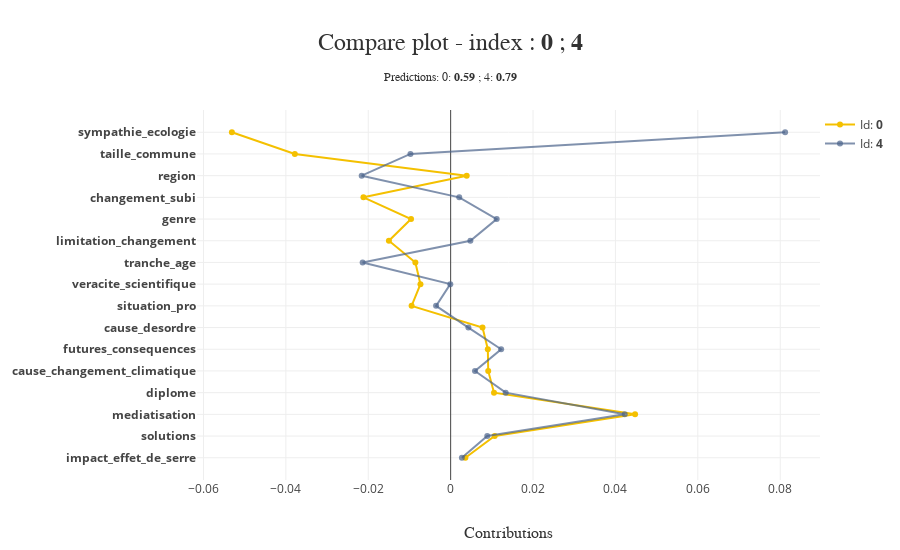

Write notebook code for a chart like this one.
### Code cell
xpl_framaform.plot.compare_plot(index=[df_framaform_reduit.index[0], df_framaform_reduit.index[4]])

### Figure 1 — Plotly figure (JSON) as saved in the notebook; plotly's stock layout.template omitted (floating-point values rounded to 4 significant figures)
{"data": [{"hoverinfo": "text", "hovertext": ["Id: <b>0</b><br /><b>impact_effet_de_serre</b> <br />Contribution: 0.0036 <br />Value: certitude_scientifique", "Id: <b>0</b><br /><b>solutions</b> <br />Contribution: 0.0107 <br />Value: changer", "Id: <b>0</b><br /><b>mediatisation</b> <br />Contribution: 0.0448 <br />Value: On n'en parle pas assez", "Id: <b>0</b><br /><b>diplome</b> <br />Contribution: 0.0105 <br />Value: missing", "Id: <b>0</b><br /><b>cause_changement_climatique</b> <br />Contribution: 0.0091 <br />Value: activites_humaines", "Id: <b>0</b><br /><b>futures_consequences</b> <br />Contribution: 0.0090 <br />Value: Les conditions de vie deviendront extrêmement<br />pénibles à cause des dérèglements climatiques", "Id: <b>0</b><br /><b>cause_desordre</b> <br />Contribution: 0.0077 <br />Value: certitudes_causes", "Id: <b>0</b><br /><b>situation_pro</b> <br />Contribution: -0.0095 <br />Value: ...êtes apprenti", "Id: <b>0</b><br /><b>veracite_scientifique</b> <br />Contribution: -0.0073 <br />Value: evalue_correctement", "Id: <b>0</b><br /><b>tranche_age</b> <br />Contribution: -0.0086 <br />Value: 18-24 ans", "Id: <b>0</b><br /><b>limitation_changement</b> <br />Contribution: -0.0150 <br />Value: Non, probablement pas", "Id: <b>0</b><br /><b>genre</b> <br />Contribution: -0.0096 <br />Value: Une femme", "Id: <b>0</b><br /><b>changement_subi</b> <br />Contribution: -0.0212 <br />Value: Non, jamais", "Id: <b>0</b><br /><b>region</b> <br />Contribution: 0.0039 <br />Value: Pays de la Loire", "Id: <b>0</b><br /><b>taille_commune</b> <br />Contribution: -0.0378 <br />Value: En zone rurale", "Id: <b>0</b><br /><b>sympathie_ecologie</b> <br />Contribution: -0.0531 <br />Value: peu"], "marker": {"color": "rgba(244, 192, 0, 1.0)"}, "mode": "lines+markers", "name": "Id: <b>0</b>", "showlegend": true, "type": "scatter", "x": [0.00358, 0.01068, 0.04477, 0.01053, 0.009118, 0.009025, 0.007736, -0.009477, -0.007331, -0.008559, -0.01499, -0.009615, -0.02116, 0.003899, -0.03782, -0.0531], "y": ["<b>impact_effet_de_serre</b>", "<b>solutions</b>", "<b>mediatisation</b>", "<b>diplome</b>", "<b>cause_changement_climatique</b>", "<b>futures_consequences</b>", "<b>cause_desordre</b>", "<b>situation_pro</b>", "<b>veracite_scientifique</b>", "<b>tranche_age</b>", "<b>limitation_changement</b>", "<b>genre</b>", "<b>changement_subi</b>", "<b>region</b>", "<b>taille_commune</b>", "<b>sympathie_ecologie</b>"]}, {"hoverinfo": "text", "hovertext": ["Id: <b>4</b><br /><b>impact_effet_de_serre</b> <br />Contribution: 0.0027 <br />Value: certitude_scientifique", "Id: <b>4</b><br /><b>solutions</b> <br />Contribution: 0.0089 <br />Value: changer", "Id: <b>4</b><br /><b>mediatisation</b> <br />Contribution: 0.0422 <br />Value: On n'en parle pas assez", "Id: <b>4</b><br /><b>diplome</b> <br />Contribution: 0.0134 <br />Value: missing", "Id: <b>4</b><br /><b>cause_changement_climatique</b> <br />Contribution: 0.0059 <br />Value: activites_humaines", "Id: <b>4</b><br /><b>futures_consequences</b> <br />Contribution: 0.0123 <br />Value: Les conditions de vie deviendront extrêmement<br />pénibles à cause des dérèglements climatiques", "Id: <b>4</b><br /><b>cause_desordre</b> <br />Contribution: 0.0043 <br />Value: certitudes_causes", "Id: <b>4</b><br /><b>situation_pro</b> <br />Contribution: -0.0035 <br />Value: ...êtes apprenti", "Id: <b>4</b><br /><b>veracite_scientifique</b> <br />Contribution: -0.0001 <br />Value: evalue_correctement", "Id: <b>4</b><br /><b>tranche_age</b> <br />Contribution: -0.0214 <br />Value: 18-24 ans", "Id: <b>4</b><br /><b>limitation_changement</b> <br />Contribution: 0.0048 <br />Value: Oui, probablement", "Id: <b>4</b><br /><b>genre</b> <br />Contribution: 0.0112 <br />Value: Un homme", "Id: <b>4</b><br /><b>changement_subi</b> <br />Contribution: 0.0021 <br />Value: Non, rarement", "Id: <b>4</b><br /><b>region</b> <br />Contribution: -0.0216 <br />Value: Aquitaine - Limousin - Poitou - Charente", "Id: <b>4</b><br /><b>taille_commune</b> <br />Contribution: -0.0098 <br />Value: Dans une ville de 2000 à moins de 20.000 habitants", "Id: <b>4</b><br /><b>sympathie_ecologie</b> <br />Contribution: 0.0812 <br />Value: beaucoup"], "marker": {"color": "rgba(74, 99, 138, 0.7)"}, "mode": "lines+markers", "name": "Id: <b>4</b>", "showlegend": true, "type": "scatter", "x": [0.002726, 0.008886, 0.04224, 0.01336, 0.00591, 0.01226, 0.004308, -0.003535, -8.474e-05, -0.02136, 0.004793, 0.01117, 0.002084, -0.02159, -0.00976, 0.08118], "y": ["<b>impact_effet_de_serre</b>", "<b>solutions</b>", "<b>mediatisation</b>", "<b>diplome</b>", "<b>cause_changement_climatique</b>", "<b>futures_consequences</b>", "<b>cause_desordre</b>", "<b>situation_pro</b>", "<b>veracite_scientifique</b>", "<b>tranche_age</b>", "<b>limitation_changement</b>", "<b>genre</b>", "<b>changement_subi</b>", "<b>region</b>", "<b>taille_commune</b>", "<b>sympathie_ecologie</b>"]}], "layout": {"height": 550, "hovermode": "closest", "legend": {"x": 1, "y": 1}, "margin": {"b": 70, "l": 150, "r": 20, "t": 110}, "title": {"font": {"color": "rgb(50, 50, 50)", "family": "Arial", "size": 24}, "text": "Compare plot - index : <b>0</b> ; <b>4</b><span style='font-size: 12px;'><br />Predictions: 0: <b>0.59</b> ; 4: <b>0.79</b></span>", "x": 0.5, "xanchor": "center", "y": 0.9091, "yanchor": "middle"}, "width": 900, "xaxis": {"automargin": true, "title": {"font": {"color": "rgb(50, 50, 50)", "family": "Arial Black", "size": 16}, "text": "Contributions"}}, "yaxis": {"automargin": true, "title": {"font": {"color": "rgb(50, 50, 50)", "family": "Arial Black", "size": 16}}, "type": "category"}}}
